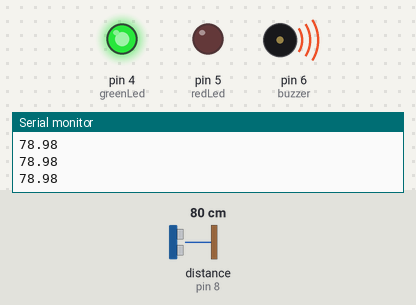
Bench run of a sketch on a simulated Arduino Uno, built with avr-gcc and run on an emulated ATmega328P. Parts: output pins drawn as LEDs (lit = HIGH), buzzer (waves = sounding), the last lines printed to the serial monitor. Wiring (inferred from the names in the program): ultrasonic range finder: trigger pin 7; echo pin 8. Inputs (shaded band) come from the test bench; at power-on: distance to the obstacle (sensor on pin 8) 80 cm. The echo pulse lasts 58.3 µs per cm; pins used as bus, display or sensor lines are not drawn.

Above: at 1.2 s.
1.3 s: distance to the obstacle (sensor on pin 8) set to 56 cm
At 2.2 s:
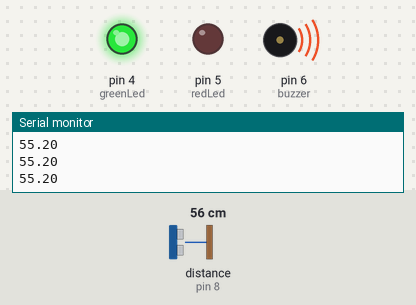
2.8 s: distance to the obstacle (sensor on pin 8) set to 46 cm
At 4.0 s:
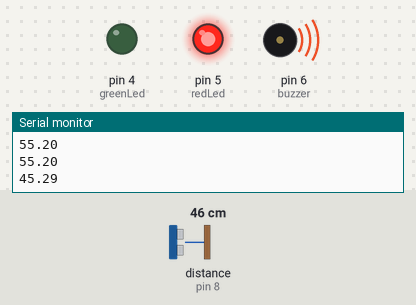
Timing chart, 0 to 10.3 s (numbered marks = the images above; inputs shaded):
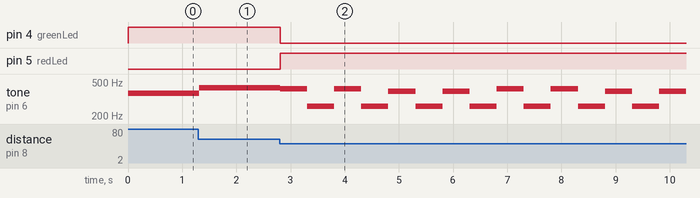

Measured:
- the behaviour switches between 51 and 50 cm on distance to the obstacle (sensor on pin 8) (found by bisection; images 1 and 2)
- after the input at 1.3 s, tone on pin 6 (buzzer): 370 Hz → 430 Hz at once
- after the input at 2.8 s, pin 4 (greenLed): HIGH → LOW at once; pin 5 (redLed): LOW → HIGH at once; tone on pin 6 (buzzer): plays 415 Hz for 0.50 s, 261 Hz for 0.50 s, 415 Hz for 0.50 s, 261 Hz for 0.50 s, 392 Hz for 0.50 s, 261 Hz for 0.50 s … (15 notes in this stretch), starting at once

The sketch:

lab6.ino
```cpp
// declare variables for pins
int trig = 7;
int echo = 8;
int greenLed = 4;
int redLed = 5;
int buzzer = 6;

float distance, duration;


int musicalNotes[][2] = {{415,500},{261,500},{415,500},{261,500},{392,500},{261,500},{392,500},{261,500},{415,500},{261,500},{415,500},{261,500},{392,500},{261,500},{392,500},{261,500},{415,500},{261,500},{415,500},{261,500},{467,500},{261,500},{467,500},{261,500},{527,500},{261,500},{527,500},{261,500},{527,2000}};

void setup()
{
    for(int i = 4; i < 7; i++)
    {
        pinMode(i,OUTPUT);
    }
    pinMode(echo, INPUT);
    pinMode(trig, OUTPUT);
    Serial.begin(9600);
}

void loop()
{
    /************ Start US Measurement Section ***********/
    digitalWrite(trig, LOW);
    delayMicroseconds(2);
    digitalWrite(trig, HIGH);
    delayMicroseconds(10);
    digitalWrite(trig, LOW);
    duration = pulseIn(echo, HIGH);
    distance = duration * 0.034/2;
    /************** End US Measurement Section ***********/
    Serial.println(distance);
    if (distance < 50)
    {
        digitalWrite(redLed, HIGH);
        digitalWrite(greenLed, LOW);
        for(int i = 0; i < sizeof(musicalNotes)/sizeof(musicalNotes[0]); i++)
        {
          tone(buzzer,musicalNotes[i][0]);
          delay(musicalNotes[i][1]);
        }

    }
    else if (distance < 70)
    {
        digitalWrite(redLed, LOW);
        digitalWrite(greenLed, HIGH);
        tone(buzzer, 430);
    }
    else if (distance < 90)
    {
        digitalWrite(redLed, LOW);
        digitalWrite(greenLed, HIGH);
        tone(buzzer, 370);
    }
    else if (distance < 110)
    {
        digitalWrite(redLed, LOW);
        digitalWrite(greenLed, HIGH);
        tone(buzzer, 340);
    }
    else
    {
      noTone(buzzer);
      digitalWrite(redLed, LOW);
      digitalWrite(greenLed, HIGH);
    }

    delay(10); // small delay to save system resources
}
```
